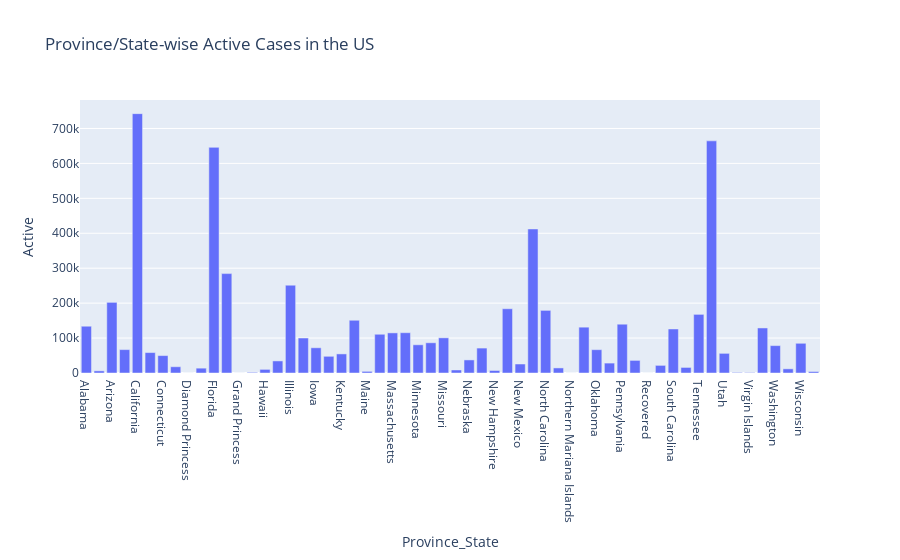

This figure's notebook cell:
### Markdown cell above
### Plot Province/State Wise Active Cases in USA

### Code cell
Filted_table = covid_data[covid_data['Country_Region']=='US']
Filted_table = Filted_table.groupby('Province_State')['Active'].sum()
fig = px.bar(Filted_table, y='Active', title='Province/State-wise Active Cases in the US')
fig.show()

### Figure 1 — Plotly figure (JSON) as saved in the notebook; plotly's stock layout.template omitted (floating-point values rounded to 4 significant figures)
{"data": [{"alignmentgroup": "True", "hovertemplate": "Province_State=%{x}<br>Active=%{y}<extra></extra>", "legendgroup": "", "marker": {"color": "#636efa", "pattern": {"shape": ""}}, "name": "", "offsetgroup": "", "orientation": "v", "showlegend": false, "textposition": "auto", "type": "bar", "x": ["Alabama", "Alaska", "Arizona", "Arkansas", "California", "Colorado", "Connecticut", "Delaware", "Diamond Princess", "District of Columbia", "Florida", "Georgia", "Grand Princess", "Guam", "Hawaii", "Idaho", "Illinois", "Indiana", "Iowa", "Kansas", "Kentucky", "Louisiana", "Maine", "Maryland", "Massachusetts", "Michigan", "Minnesota", "Mississippi", "Missouri", "Montana", "Nebraska", "Nevada", "New Hampshire", "New Jersey", "New Mexico", "New York", "North Carolina", "North Dakota", "Northern Mariana Islands", "Ohio", "Oklahoma", "Oregon", "Pennsylvania", "Puerto Rico", "Recovered", "Rhode Island", "South Carolina", "South Dakota", "Tennessee", "Texas", "Utah", "Vermont", "Virgin Islands", "Virginia", "Washington", "West Virginia", "Wisconsin", "Wyoming"], "xaxis": "x", "y": [133903, 6108, 202236, 66958, 742415, 58497, 49846, 17929, 49, 13877, 645879, 284535, 100, 1840, 10363, 34538, 251374, 100145, 72183, 47816, 54660, 150972, 4658, 110906, 114806, 115351, 80767, 86505, 100734, 8654, 37414, 71367, 7186, 183962, 25745, 412263, 179263, 14520, 57, 131188, 66754, 28366, 139652, 36068, 0, 21812, 126018, 15940, 167834, 664510, 56244, 1610, 1183, 128929, 78402, 11913, 85053, 4222], "yaxis": "y"}], "layout": {"barmode": "relative", "legend": {"tracegroupgap": 0}, "title": {"text": "Province/State-wise Active Cases in the US"}, "xaxis": {"anchor": "y", "domain": [0, 1], "title": {"text": "Province_State"}}, "yaxis": {"anchor": "x", "domain": [0, 1], "title": {"text": "Active"}}}}
